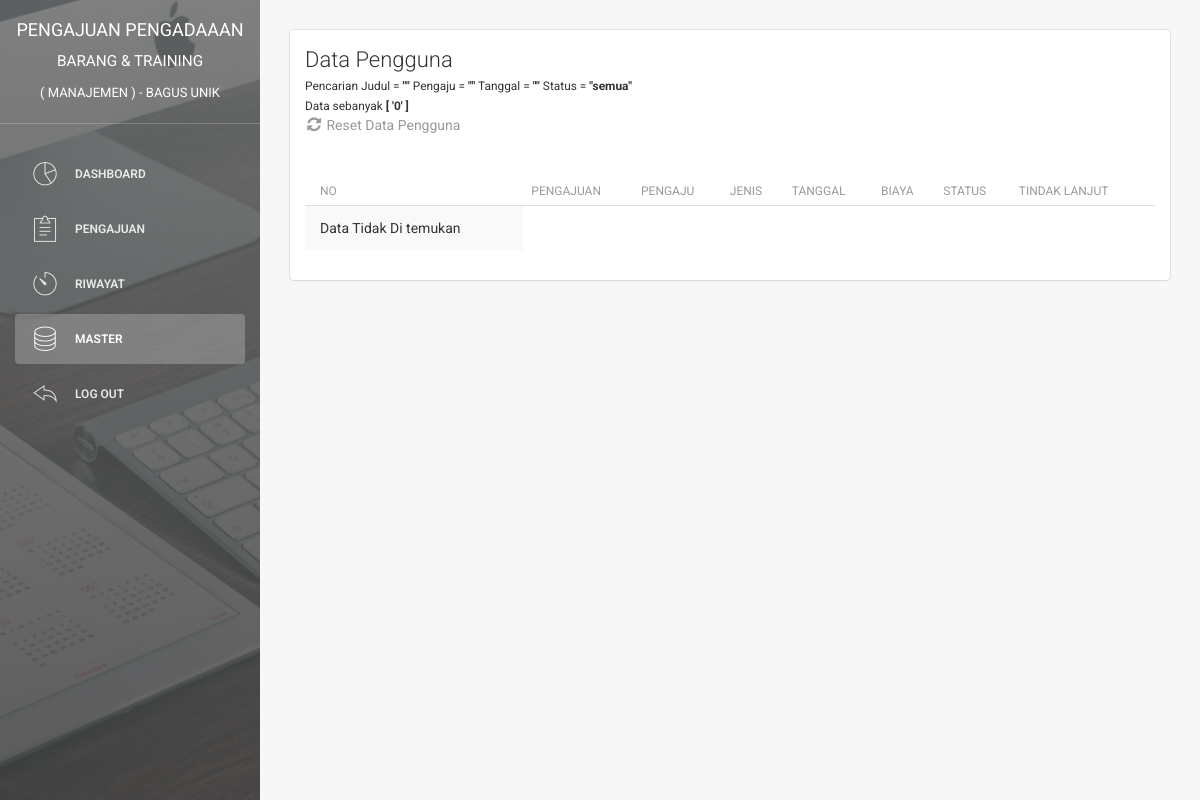
The page /admin/pencarian_pengajuan.php (signed in) on the database as committed earlier.
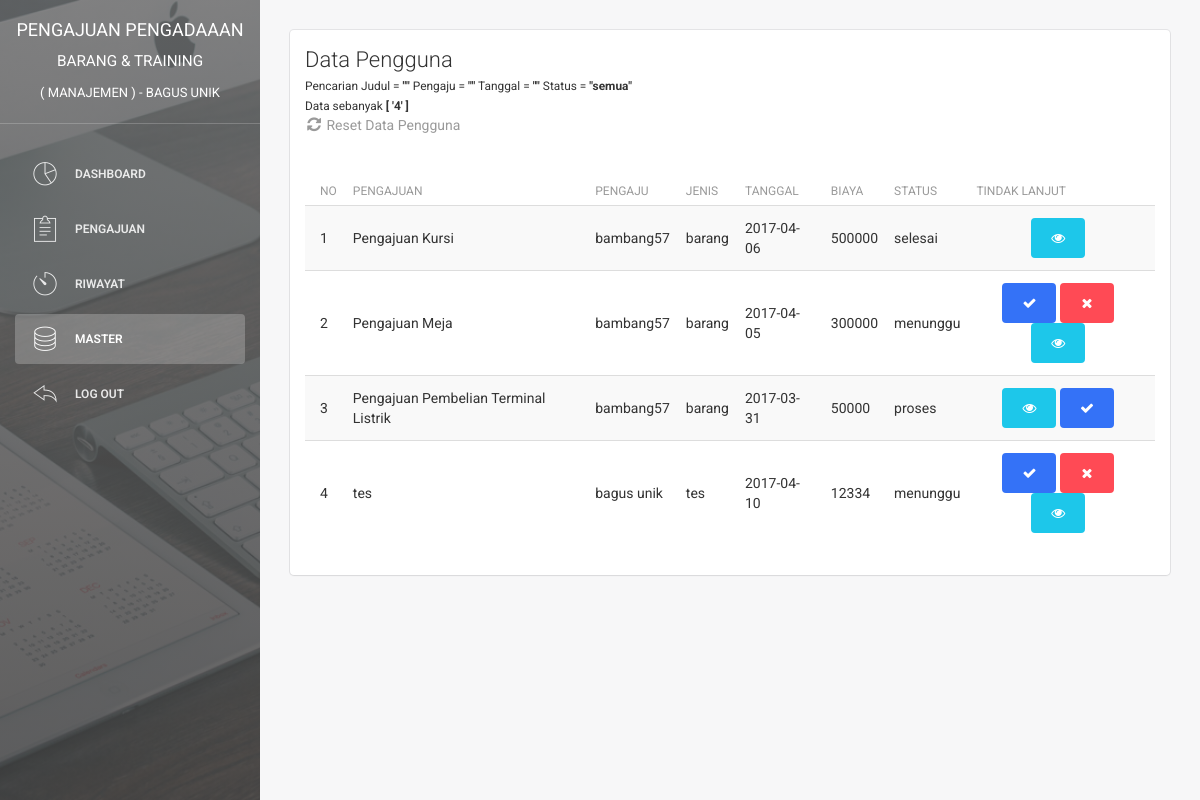
The same page on the database as committed later.
### tables this page shows
CREATE TABLE `pengajuan` (
  `id_pengajuan` int(11) NOT NULL,
  `pengajuan` varchar(225) NOT NULL,
  `id_user` int(11) NOT NULL,
  `jenis_pengajuan` varchar(225) NOT NULL,
  `tanggal_pengajuan` date NOT NULL,
  `gambar` varchar(225) NOT NULL,
  `biaya` int(225) NOT NULL,
  `alasan` text NOT NULL,
  `keterangan` text NOT NULL,
  `jadwal_pelaksanaan` date NOT NULL,
  `catatan` text NOT NULL,
  `status` enum('menunggu','proses','selesai') NOT NULL,
  `update_pengajuan` date NOT NULL
);

CREATE TABLE `user` (
  `id_user` int(11) NOT NULL,
  `username` varchar(15) NOT NULL,
  `email` varchar(25) NOT NULL,
  `password` varchar(225) NOT NULL,
  `nama_depan` varchar(15) NOT NULL,
  `nama_belakang` varchar(15) NOT NULL,
  `jk` enum('laki-laki','perempuan') NOT NULL,
  `no_hp` varchar(15) NOT NULL,
  `alamat` text NOT NULL,
  `role` enum('manajemen','tim') NOT NULL,
  `pembuatan_akun` datetime NOT NULL,
  `update_akun` datetime NOT NULL
);

### admin/pencarian_pengajuan.php (the view, shortened to what the changed rows need)
<?php
  include 'system/koneksi.php';
?>
<!doctype html>
<html lang="en">
<head>
    <link href="assets/css/bootstrap.min.css" rel="stylesheet" />
    <link href="assets/css/animate.min.css" rel="stylesheet"/>
    <link href="assets/css/light-bootstrap-dashboard.css" rel="stylesheet"/>
    <link href="assets/css/demo.css" rel="stylesheet" />
    <link href="http://maxcdn.bootstrapcdn.com/font-awesome/4.2.0/css/font-awesome.min.css" rel="stylesheet">
    <link href="assets/css/pe-icon-7-stroke.css" rel="stylesheet" />
</head>
<body>
<div class="wrapper">
    <div class="main-panel">
        <div class="content">
            <div class="container-fluid">
                <div class="row">
                    <div class="col-md-12">
<?php
    $judul = ($_GET["pengajuan"]);
    $username = ($_GET["pengaju"]);
    $tanggal = ($_GET["tanggal"]);
    $status = ($_GET["status"]);
    $query = "SELECT a.id_pengajuan, a.pengajuan, a.id_user,  b.username, a.jenis_pengajuan, a.tanggal_pengajuan,
            a.biaya, a.status FROM pengajuan AS a INNER JOIN user AS b WHERE a.id_user = b.id_user
            AND a.pengajuan LIKE '%".$judul."%' AND b.username LIKE '%".$username."%' AND a.tanggal_pengajuan like '%".$tanggal."%'
            AND a.status like '%".$status."%' ORDER BY a.pengajuan ASC " ;
    $result = mysqli_query($link, $query);
      $no = 1;
      $banyakdata = $result->num_rows;
if ($status == ""){
    $semua = "semua";
}else{
    $semua = $status;
}
?>
                        <div class="card">
                            <div class="header">
                                <div class="row">
                                    <div class="col-md-6">
                                        <small>Pencarian Judul = <b>"<?php echo $judul ?>"</b> Pengaju = <b>"<?php echo $username ?>"</b> Tanggal = <b>"<?php echo $tanggal ?>"</b> Status = <b>"<?php echo $semua ?>"</b>
                                        <br> Data sebanyak <b>[ '<?php echo $banyakdata ?>' ]</b></small>
                                    </div>
                                </div>
                                <br>
                            <div class="content table-responsive table-full-width">
                                <table class="table table-hover table-striped">
                                    <thead>
                                        <th>No</th>
                                        <th>Pengajuan</th>
                                        <th>Pengaju</th>
                                        <th>Jenis</th>
                                        <th>tanggal</th>
                                        <th>biaya</th>
                                        <th>status</th>
                                        <th>Tindak Lanjut</th>
                                    </thead>
                                    <tbody>
<?php
      if($result->num_rows == 0){
            echo "<tr>";
                echo "<td>Data Tidak Di temukan</td>";
            echo "</tr>";
      }
      else {
        while($data = mysqli_fetch_array($result))
      {
                                        echo "<tr>";
                                            echo "<td>$no</td>";
                                            echo "<td>$data[pengajuan]</td>";
                                            echo "<td>$data[username]</td>";
                                            echo "<td>$data[jenis_pengajuan]</td>";
                                            echo "<td>$data[tanggal_pengajuan]</td>";
                                            echo "<td>$data[biaya]</td>";
                                            echo "<td>$data[status]</td>";
                                            echo '<td align="center">';
    if( $data['status'] == "menunggu" ){
        echo '
                                                <a href="pengajuan_diterima.php?id='.$data['id_pengajuan'].'" onclick="return confirm(\'Anda yakin menerima pengajuan ?\')">
                                                    <button type="button" rel="tooltip" title="Terima Pengajuan" class="btn btn-primary btn-fill">
                                                        <i class="fa fa-check"></i>
                                                    </button>
                                                </a>
                                                <a href="pengajuan_ditolak.php?id='.$data['id_pengajuan'].'" onclick="return confirm(\'Anda yakin menolak pengajuan ?\')">
                                                    <button type="button" rel="tooltip" title="Tolak Pengajuan" class="btn btn-danger btn-fill">
                                                        <i class="fa fa-close"></i>
                                                    </button>
                                                </a>
                                                <a href="detail_pengajuan.php?id='.$data['id_pengajuan'].'">
                                                    <button type="button" rel="tooltip" title="Lihat Detail" class="btn btn-info btn-fill">
                                                        <i class="fa fa-eye"></i>
                                                    </button>
                                                </a>';
    }
    else if ($data['status'] == "proses"){
        echo '
                                                <a href="detail_pengajuan.php?id='.$data['id_pengajuan'].'">
                                                    <button type="button" rel="tooltip" title="Lihat Detail" class="btn btn-info btn-fill">
                                                        <i class="fa fa-eye"></i>
                                                    </button>
                                                </a>
                                                <a href="pengajuan_diselesaikan.php?id='.$data['id_pengajuan'].'" onclick="return confirm(\'Anda yakin menyelesaikan pengajuan ?\')">
                                                    <button type="button" rel="tooltip" title="Selesaikan Pengajuan" class="btn btn-primary btn-fill">
                                                        <i class="fa fa-check"></i>
                                                    </button>
                                                </a>';
    }
    else {
        echo '
                                                <a href="detail_pengajuan.php?id='.$data['id_pengajuan'].'">
                                                    <button type="button" rel="tooltip" title="Lihat Detail" class="btn btn-info btn-fill">
                                                        <i class="fa fa-eye"></i>
                                                    </button>
                                                </a>';
    }
                                            echo '</td>';
                                        echo "</tr>";
                                        $no++;
      }
      }
?>
                                    </tbody>
                                </table>
                            </div>
                        </div>
                    </div>
                </div>
            </div>
        </div>
    </div>
</div>
</body>
</html>

Rows that differ between the two databases and show on the page:
now on this page (row edited): pengajuan: pengajuan "Pengajuan Kursi", id_user.username "bambang57", jenis_pengajuan "barang", tanggal_pengajuan "2017-04-06", biaya "500000", status "selesai"
now on this page (row edited): pengajuan: pengajuan "Pengajuan Meja", id_user.username "bambang57", jenis_pengajuan "barang", tanggal_pengajuan "2017-04-05", biaya "300000", status "menunggu"
now on this page (row edited): pengajuan: pengajuan "Pengajuan Pembelian Terminal Listrik", id_user.username "bambang57", jenis_pengajuan "barang", tanggal_pengajuan "2017-03-31", biaya "50000", status "proses"
added pengajuan: pengajuan "tes", id_user.username "bagus unik", jenis_pengajuan "tes", tanggal_pengajuan "2017-04-10", biaya "12334", status "menunggu"
Other text that changed with them:
$banyakdata: "0" → "4"
text no longer shown: "Data Tidak Di temukan"
